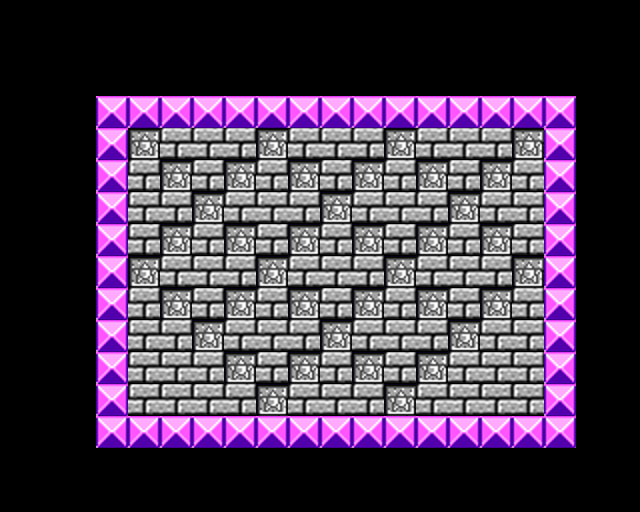

Rendered tile map (Tiled .tmx) drawn with the repository's tilesets; below, a short description and the map source with its tile grids summarised:
An orthogonal 20x16 tile map with 32x32 px tiles, 1 tile layer (Back) and 1 object (Area).

<map version="1.0" orientation="orthogonal" width="20" height="16" tilewidth="32" tileheight="32">
 <properties>
  <property name="bg_color" value="0" />
  <property name="music" value="treasure.ogg" />
  <property name="start_x" value="192" />
  <property name="start_y" value="351" />
 </properties>
 <tileset firstgid="1" name="room" tilewidth="32" tileheight="32" spacing="1" margin="1">
  <properties>
   <property name="catapult" value="5" />
   <property name="create_rock" value="15" />
   <property name="rock" value="6" />
   <property name="rock_broken" value="15" />
   <property name="solid_end" value="14" />
   <property name="solid_start" value="1" />
   <property name="water_end" value="38" />
   <property name="water_start" value="30" />
  </properties>
  <image source="room.png" width="512" height="512" />
 </tileset>
 <layer name="Back" width="20" height="16">
  <data>[320 cells, 173 non-empty, 4 distinct tile ids]</data>
 </layer>
 <objectgroup name="Areas" width="20" height="16">
  <object name="village.tmx" type="Area" x="128" y="352" width="64" height="64">
   <properties>
    <property name="start_x" value="192" />
    <property name="start_y" value="512" />
    <property name="type" value="regular_door.xml" />
   </properties>
  </object>
 </objectgroup>
</map>